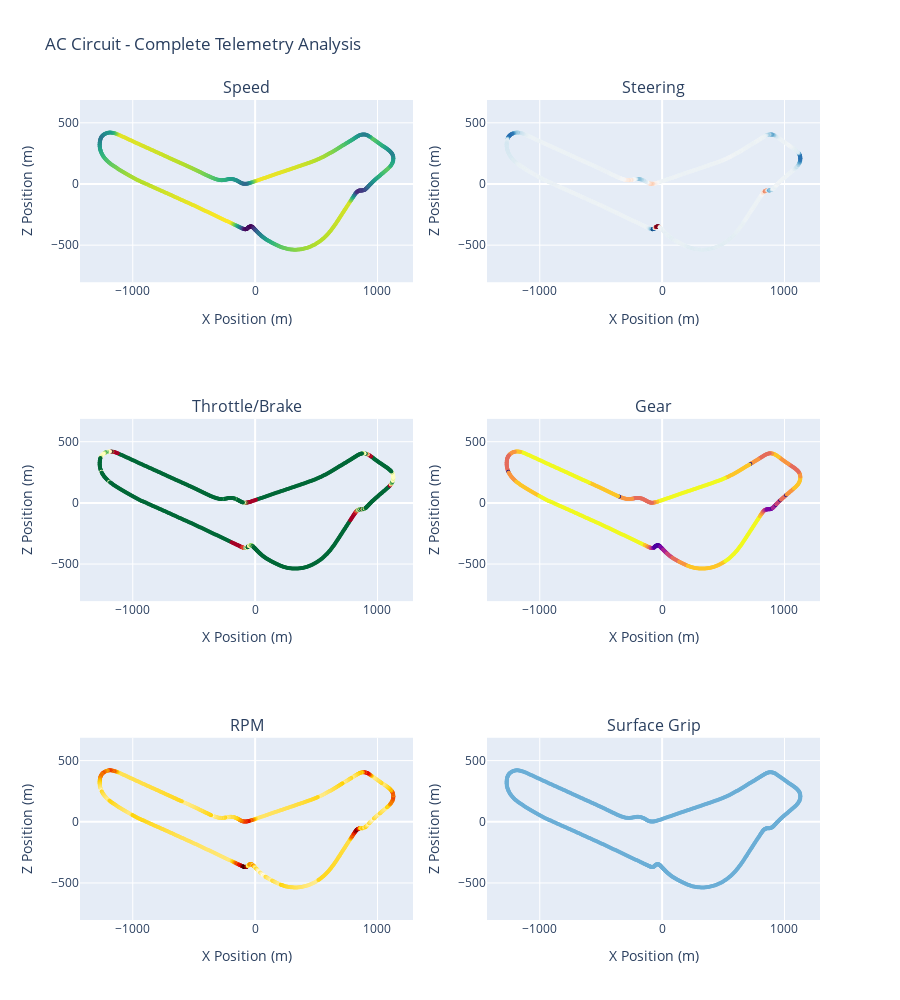

Notebook cell for this chart:
### Markdown cell above
#### 3.2 🎯 Complete Multi-Variable Visualization Pipeline

**Purpose**: Orchestrate the creation of comprehensive interactive telemetry analysis with six synchronized track views.

**What will be accomplished:**
- **Speed analysis**: Color-coded track showing velocity zones and racing lines
- **Steering analysis**: Track colored by steering input intensity for cornering evaluation  
- **Throttle/Brake patterns**: Combined visualization showing acceleration and braking zones
- **Gear usage mapping**: Track segments colored by transmission gear for performance analysis
- **RPM distribution**: Engine performance zones across the circuit layout
- **Surface grip conditions**: Track surface quality analysis for setup optimization

**Visualization Features:**
- Interactive hover details with precise telemetry values
- Synchronized axis scaling across all subplots for consistent spatial reference
- Color-coded legends optimized for each telemetry variable type
- Comprehensive title and layout styling for professional analysis presentation

### Code cell
# Create visualization
create_circuit_telemetry_visualization(df, track_x, track_z, telemetry_vars)

### Figure 1 — Plotly figure (JSON) as saved in the notebook; plotly's stock layout.template omitted (floating-point values rounded to 4 significant figures; data arrays with more than 128 entries replaced by an {"elided": "..."} marker saying what was removed)
{"data": [{"hovertemplate": "Speed: %{marker.color:.1f}<br>X: %{x:.0f}<br>Z: %{y:.0f}", "line": {"color": "rgba(0,0,0,0.3)", "width": 1}, "marker": {"color": {"elided": "814 float values"}, "colorscale": [[0, "#440154"], [0.1111, "#482878"], [0.2222, "#3e4989"], [0.3333, "#31688e"], [0.4444, "#26828e"], [0.5556, "#1f9e89"], [0.6667, "#35b779"], [0.7778, "#6ece58"], [0.8889, "#b5de2b"], [1, "#fde725"]], "size": 4}, "mode": "markers+lines", "name": "Speed", "type": "scatter", "x": {"elided": "814 float values"}, "xaxis": "x", "y": {"elided": "814 float values"}, "yaxis": "y"}, {"hovertemplate": "Steering: %{marker.color:.3f}<br>X: %{x:.0f}<br>Z: %{y:.0f}", "line": {"color": "rgba(0,0,0,0.3)", "width": 1}, "marker": {"color": {"elided": "814 float values"}, "colorscale": [[0, "rgb(103,0,31)"], [0.1, "rgb(178,24,43)"], [0.2, "rgb(214,96,77)"], [0.3, "rgb(244,165,130)"], [0.4, "rgb(253,219,199)"], [0.5, "rgb(247,247,247)"], [0.6, "rgb(209,229,240)"], [0.7, "rgb(146,197,222)"], [0.8, "rgb(67,147,195)"], [0.9, "rgb(33,102,172)"], [1, "rgb(5,48,97)"]], "size": 4}, "mode": "markers+lines", "name": "Steering", "type": "scatter", "x": {"elided": "814 float values"}, "xaxis": "x2", "y": {"elided": "814 float values"}, "yaxis": "y2"}, {"hovertemplate": "T/B: %{marker.color:.2f}<br>X: %{x:.0f}<br>Z: %{y:.0f}", "line": {"color": "rgba(0,0,0,0.3)", "width": 1}, "marker": {"color": {"elided": "814 float values"}, "colorscale": [[0, "rgb(165,0,38)"], [0.1, "rgb(215,48,39)"], [0.2, "rgb(244,109,67)"], [0.3, "rgb(253,174,97)"], [0.4, "rgb(254,224,139)"], [0.5, "rgb(255,255,191)"], [0.6, "rgb(217,239,139)"], [0.7, "rgb(166,217,106)"], [0.8, "rgb(102,189,99)"], [0.9, "rgb(26,152,80)"], [1, "rgb(0,104,55)"]], "size": 4}, "mode": "markers+lines", "name": "T/B", "type": "scatter", "x": {"elided": "814 float values"}, "xaxis": "x3", "y": {"elided": "814 float values"}, "yaxis": "y3"}, {"hovertemplate": "Gear: %{marker.color:.0f}<br>X: %{x:.0f}<br>Z: %{y:.0f}", "line": {"color": "rgba(0,0,0,0.3)", "width": 1}, "marker": {"color": {"elided": "814 int values"}, "colorscale": [[0, "#0d0887"], [0.1111, "#46039f"], [0.2222, "#7201a8"], [0.3333, "#9c179e"], [0.4444, "#bd3786"], [0.5556, "#d8576b"], [0.6667, "#ed7953"], [0.7778, "#fb9f3a"], [0.8889, "#fdca26"], [1, "#f0f921"]], "size": 4}, "mode": "markers+lines", "name": "Gear", "type": "scatter", "x": {"elided": "814 float values"}, "xaxis": "x4", "y": {"elided": "814 float values"}, "yaxis": "y4"}, {"hovertemplate": "RPM: %{marker.color:.0f}<br>X: %{x:.0f}<br>Z: %{y:.0f}", "line": {"color": "rgba(0,0,0,0.3)", "width": 1}, "marker": {"color": {"elided": "814 int values"}, "colorscale": [[0, "rgb(0,0,0)"], [0.3333, "rgb(230,0,0)"], [0.6667, "rgb(255,210,0)"], [1, "rgb(255,255,255)"]], "size": 4}, "mode": "markers+lines", "name": "RPM", "type": "scatter", "x": {"elided": "814 float values"}, "xaxis": "x5", "y": {"elided": "814 float values"}, "yaxis": "y5"}, {"hovertemplate": "Surface Grip: %{marker.color:.2f}<br>X: %{x:.0f}<br>Z: %{y:.0f}", "line": {"color": "rgba(0,0,0,0.3)", "width": 1}, "marker": {"color": {"elided": "814 float values"}, "colorscale": [[0, "rgb(247,251,255)"], [0.125, "rgb(222,235,247)"], [0.25, "rgb(198,219,239)"], [0.375, "rgb(158,202,225)"], [0.5, "rgb(107,174,214)"], [0.625, "rgb(66,146,198)"], [0.75, "rgb(33,113,181)"], [0.875, "rgb(8,81,156)"], [1, "rgb(8,48,107)"]], "size": 4}, "mode": "markers+lines", "name": "Surface Grip", "type": "scatter", "x": {"elided": "814 float values"}, "xaxis": "x6", "y": {"elided": "814 float values"}, "yaxis": "y6"}], "layout": {"annotations": [{"font": {"size": 16}, "showarrow": false, "text": "Speed", "x": 0.225, "xanchor": "center", "xref": "paper", "y": 1, "yanchor": "bottom", "yref": "paper"}, {"font": {"size": 16}, "showarrow": false, "text": "Steering", "x": 0.775, "xanchor": "center", "xref": "paper", "y": 1, "yanchor": "bottom", "yref": "paper"}, {"font": {"size": 16}, "showarrow": false, "text": "Throttle/Brake", "x": 0.225, "xanchor": "center", "xref": "paper", "y": 0.6111, "yanchor": "bottom", "yref": "paper"}, {"font": {"size": 16}, "showarrow": false, "text": "Gear", "x": 0.775, "xanchor": "center", "xref": "paper", "y": 0.6111, "yanchor": "bottom", "yref": "paper"}, {"font": {"size": 16}, "showarrow": false, "text": "RPM", "x": 0.225, "xanchor": "center", "xref": "paper", "y": 0.2222, "yanchor": "bottom", "yref": "paper"}, {"font": {"size": 16}, "showarrow": false, "text": "Surface Grip", "x": 0.775, "xanchor": "center", "xref": "paper", "y": 0.2222, "yanchor": "bottom", "yref": "paper"}], "height": 1000, "showlegend": false, "title": {"text": "AC Circuit - Complete Telemetry Analysis"}, "xaxis": {"anchor": "y", "domain": [0, 0.45], "title": {"text": "X Position (m)"}}, "xaxis2": {"anchor": "y2", "domain": [0.55, 1], "title": {"text": "X Position (m)"}}, "xaxis3": {"anchor": "y3", "domain": [0, 0.45], "title": {"text": "X Position (m)"}}, "xaxis4": {"anchor": "y4", "domain": [0.55, 1], "title": {"text": "X Position (m)"}}, "xaxis5": {"anchor": "y5", "domain": [0, 0.45], "title": {"text": "X Position (m)"}}, "xaxis6": {"anchor": "y6", "domain": [0.55, 1], "title": {"text": "X Position (m)"}}, "yaxis": {"anchor": "x", "domain": [0.7778, 1], "scaleanchor": "x", "scaleratio": 1, "title": {"text": "Z Position (m)"}}, "yaxis2": {"anchor": "x2", "domain": [0.7778, 1], "scaleanchor": "x2", "scaleratio": 1, "title": {"text": "Z Position (m)"}}, "yaxis3": {"anchor": "x3", "domain": [0.3889, 0.6111], "scaleanchor": "x3", "scaleratio": 1, "title": {"text": "Z Position (m)"}}, "yaxis4": {"anchor": "x4", "domain": [0.3889, 0.6111], "scaleanchor": "x4", "scaleratio": 1, "title": {"text": "Z Position (m)"}}, "yaxis5": {"anchor": "x5", "domain": [0, 0.2222], "scaleanchor": "x5", "scaleratio": 1, "title": {"text": "Z Position (m)"}}, "yaxis6": {"anchor": "x6", "domain": [0, 0.2222], "scaleanchor": "x6", "scaleratio": 1, "title": {"text": "Z Position (m)"}}}}
